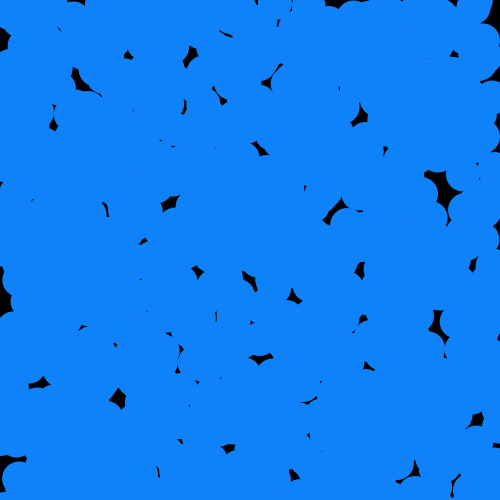
Frame 1 (no input)
Frame 60 (the mouse pressed at the canvas centre just before this capture): identical to frame 1, image omitted
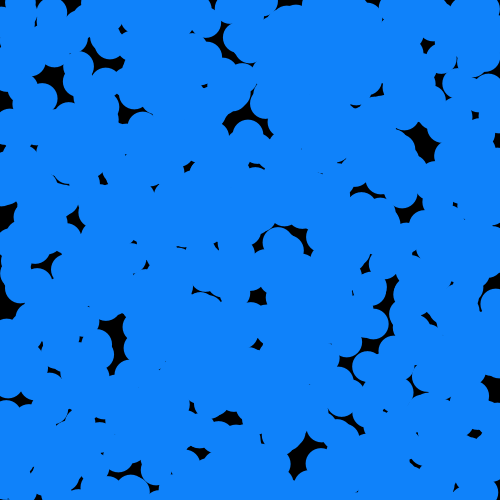
Frame 120 (the mouse held since frame 60 and released just before this capture)

The Processing sketch that drew these frames (run headless with seeded random() and noise(); from frame 60 on, the mouse is pressed at the canvas centre):

// Processing sketch: processing_62031
// ── processing_62031.pde

/*
Circle Mess
Dan Olson 2012
*/
float[] x = new float[2000]; //only 
float r;
void setup() {
  r = random(5,50);
  size(500,500);
  smooth();
  noStroke();
  fill(255,200);
  for (int i = 0; i < x.length; i++) {
    x[i] = random(0,width);
  }
}
void draw() {
  background(0);
  for (int i=0; i < x.length; i++) {
    float y = i * .5;
    fill(#0F82FA);
    ellipse(x[i],y,r,r);
    
  }
}
void mousePressed(){
  setup();
  loop();
}
